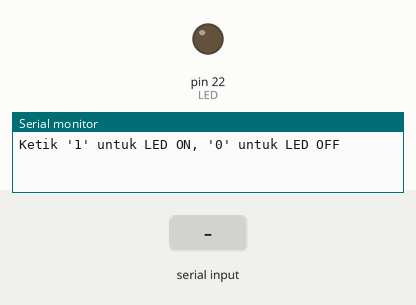
Simulated run of this sketch. Board: Arduino Mega 2560, built with avr-gcc and run on an emulated ATmega2560. Parts: output pins drawn as LEDs (lit = HIGH), the last lines printed to the serial monitor. Inputs (shaded band) come from the test bench.

Above: at 1.2 s.
1.3 s: "1" received over Serial
At 2.3 s:
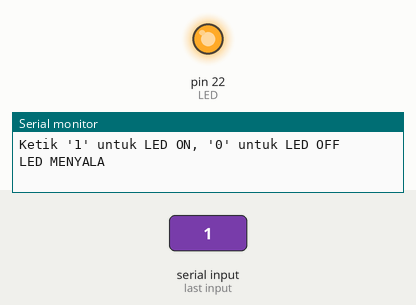
2.8 s: "0" received over Serial
At 3.5 s:
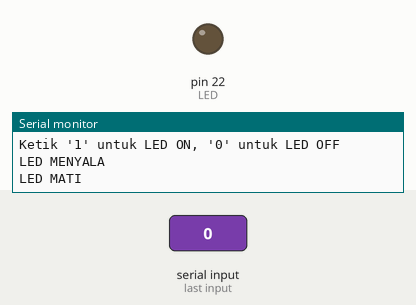
Timing chart, 0 to 5.8 s (numbered marks = the images above; inputs shaded):
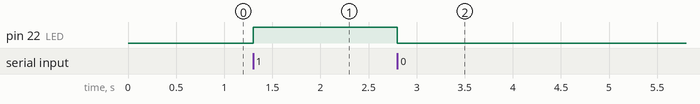

Measured:
- after the input at 1.3 s, pin 22 (LED): LOW → HIGH at once
- after the input at 2.8 s, pin 22 (LED): HIGH → LOW at once

The sketch:

TugasMengendalikanLEDMelaluiSerialMonitor.ino
```cpp
const int LED = 22;
char data;
void setup() {
 pinMode(LED, OUTPUT);
 Serial.begin(9600); // memulai komunikasi serial
 Serial.println("Ketik '1' untuk LED ON, '0' untuk LED OFF");
}
void loop() {
 if (Serial.available() > 0) {
 data = Serial.read();
 if (data == '1') {
 digitalWrite(LED, HIGH);
 Serial.println("LED MENYALA");
 } else if (data == '0') {
 digitalWrite(LED, LOW);
 Serial.println("LED MATI");
 }
 }
}
```
